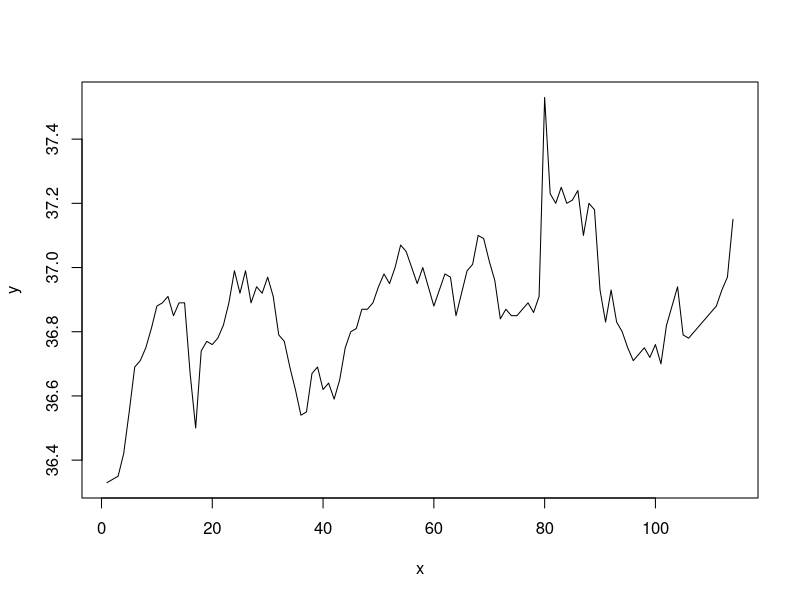

Reproduce this figure in R.
## ---- chunk 1
knitr::opts_chunk$set(echo = TRUE)
## ---- chunk 2
summary(beaver1)
print("The first 5 entries")
head(beaver1,n=5)
print("The last 5 entries")
tail(beaver1,n=5)
## ---- chunk 3
observations<-nrow(beaver1)
print(paste("Observations:",observations))
x<-1:observations
y<-beaver1[["temp"]]
plot(x,y,type="l")
